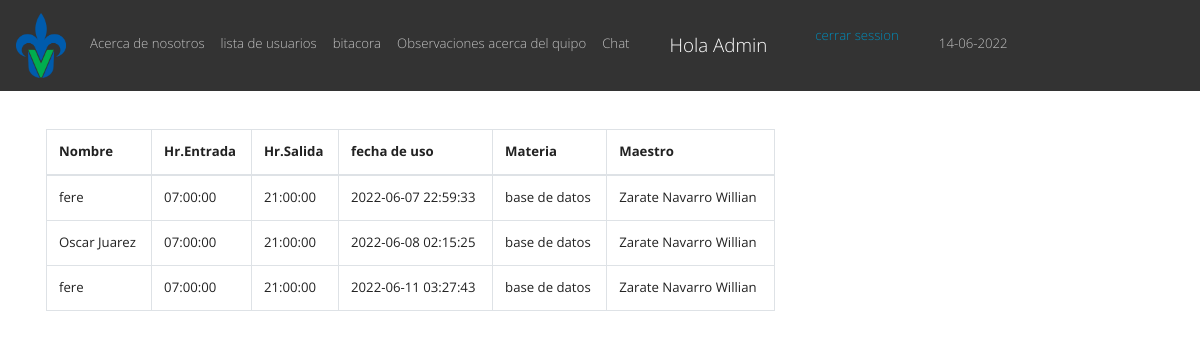
The app's page /bitacora.php (signed in) with its own data.
### tables this page shows
CREATE TABLE `prestamos` (
  `id_prestamo` int(11) NOT NULL AUTO_INCREMENT,
  `h_entrada` time NOT NULL,
  `h_actua` timestamp NOT NULL DEFAULT current_timestamp(),
  `id_materia` int(100) NOT NULL,
  `id_usuario` int(100) NOT NULL,
  `id_equipo` int(100) NOT NULL,
  `motivo_pres` text DEFAULT NULL,
  `h_salida` time DEFAULT NULL,
  `maestro` varchar(200) DEFAULT NULL,
  PRIMARY KEY (`id_prestamo`),
  UNIQUE KEY `maestro` (`id_prestamo`),
  KEY `id_materia` (`id_materia`),
  KEY `id_equipo` (`id_equipo`),
  KEY `id_usuario` (`id_usuario`),
  CONSTRAINT `prestamos_ibfk_3` FOREIGN KEY (`id_materia`) REFERENCES `materias` (`id_materia`),
  CONSTRAINT `prestamos_ibfk_4` FOREIGN KEY (`id_equipo`) REFERENCES `pc` (`id_equipo`),
  CONSTRAINT `prestamos_ibfk_5` FOREIGN KEY (`id_usuario`) REFERENCES `usarios` (`id`)
);

CREATE TABLE `usarios` (
  `id` int(11) NOT NULL AUTO_INCREMENT,
  `nombre` varchar(100) DEFAULT NULL,
  `matricula` varchar(100) DEFAULT NULL,
  `carrera` varchar(100) DEFAULT NULL,
  `id_rol` int(11) DEFAULT NULL,
  `pass` varchar(255) NOT NULL,
  PRIMARY KEY (`id`),
  KEY `fk_id_rol` (`id_rol`),
  CONSTRAINT `fk_id_rol` FOREIGN KEY (`id_rol`) REFERENCES `rol` (`id`)
);

CREATE TABLE `materias` (
  `id_materia` int(100) NOT NULL AUTO_INCREMENT,
  `nombre_materia` varchar(100) DEFAULT NULL,
  PRIMARY KEY (`id_materia`)
);

### bitacora.php (the view, shortened to what this page needs)
<?php
include("db.php");
$username = $_SESSION['username'];
if(!isset($username)){
  header("location: login.php");
  }else{?>
<!DOCTYPE html>
<html lang="en">
  <head>
    <link rel="stylesheet" href="https://bootswatch.com/4/yeti/bootstrap.min.css">
    <link rel="stylesheet" href="https://use.fontawesome.com/releases/v5.6.3/css/all.css">
  </head>
  <body>
   <nav class="navbar navbar-expand-sm bg-dark navbar-dark">
  <a class="navbar-brand" >
    <img src="img/uv.png" alt="logo" style="width:50px;">
  </a>
  <ul class="navbar-nav">
    <li class="nav-item">
      <a class="nav-link" href="nosotros1.php ">Acerca de nosotros</a>
    </li>
    <li class="nav-item">
      <a class="nav-link" href="prestamos.php">lista de usuarios</a>
    </li>
    <li class="nav-item">
      <a class="nav-link" href="bitacora.php">bitacora</a>
    </li>
    <li class="nav-item">
      <a class="nav-link" href="observaciones.php">Observaciones acerca del quipo</a>
    </li>
    <li class="nav-item">
      <a class="nav-link" href="chat.php">Chat</a>
    </li>
    <li class="nav-item">
      <a class="nav-link" >             </a>
    </li>
     <li class="nav-item">
      <a class="nav-link" >              </a>
    </li>
     <li class="nav-item">
      <a class="navbar-brand"  tanindex="" alt="volver a la pagina principal">  Hola  <?php echo $username;} ?></a>
    </li>
    <li class="nav-item">
      <a class="nav-link" >             </a>
    </li>
     <li class="nav-item">
      <a class="nav-link" >              </a>
    </li>
    <li class="nav-item">
          <?php
                  echo "<a class='nav-item' href='includes/salir.php'  tabindex='' alt='cerrar mi session'>cerrar session </a>";
                ?>
    </li>
    <li class="nav-item">
      <a class="nav-link" >             </a>
    </li>
     <li class="nav-item">
      <a class="nav-link" >              </a>
    </li>
    <li class="nav-item">
      <a class="nav-link" href="#">
        <?php
          echo date("d-");
          echo date("m-");
          echo date("Y");
        ?>
      </a>
    </li>
  </ul>
</nav>
    <br>
<div class="container p-3" >
    <div class="row">
        <div class="col-md-8">
            <table class="table table-bordered">
                <thead>
                    <tr>
                        <th>Nombre</th>
                        <th>Hr.Entrada</th>
                        <th>Hr.Salida</th>
                        <th>fecha de uso</th>
                        <th>Materia</th>
                        <th>Maestro</th>
                    </tr>
                </thead>
                <tbody>
                    <?php
                        $sql ="SELECT usarios.nombre, prestamos.h_entrada, prestamos.h_salida, prestamos.h_actua, materias.nombre_materia, prestamos.maestro
                               FROM prestamos
                               INNER JOIN usarios ON usarios.id = prestamos.id_usuario
                              INNER JOIN materias ON materias.id_materia = prestamos.id_materia;";
                        $consuta= mysqli_query( $conn, $sql );
                        while($row = mysqli_fetch_array($consuta) ){ ?>
                        <tr>
                            <td><?php echo $row['nombre'] ?></td>
                            <td><?php echo $row['h_entrada'] ?></td>
                            <td><?php echo $row['h_salida'] ?></td>
                            <td><?php echo $row['h_actua'] ?></td>
                            <td><?php echo $row['nombre_materia'] ?></td>
                            <td><?php echo $row['maestro'] ?></td>
                                                    </tr>
                    <?php } ?>
                </tbody>
            </table>
        </div>
    </div>
</div>
<?php include("includes/footer.php") ?>

### records on screen
prestamos: id_usuario.nombre "fere", h_entrada "07:00:00", h_salida "21:00:00", h_actua "2022-06-07 22:59:33", id_materia.nombre_materia "base de datos", maestro "Zarate Navarro Willian"
prestamos: id_usuario.nombre "Oscar Juarez", h_entrada "07:00:00", h_salida "21:00:00", h_actua "2022-06-08 02:15:25", id_materia.nombre_materia "base de datos", maestro "Zarate Navarro Willian"
prestamos: id_usuario.nombre "fere", h_entrada "07:00:00", h_salida "21:00:00", h_actua "2022-06-11 03:27:43", id_materia.nombre_materia "base de datos", maestro "Zarate Navarro Willian"

### other values on screen
$username "Admin"
